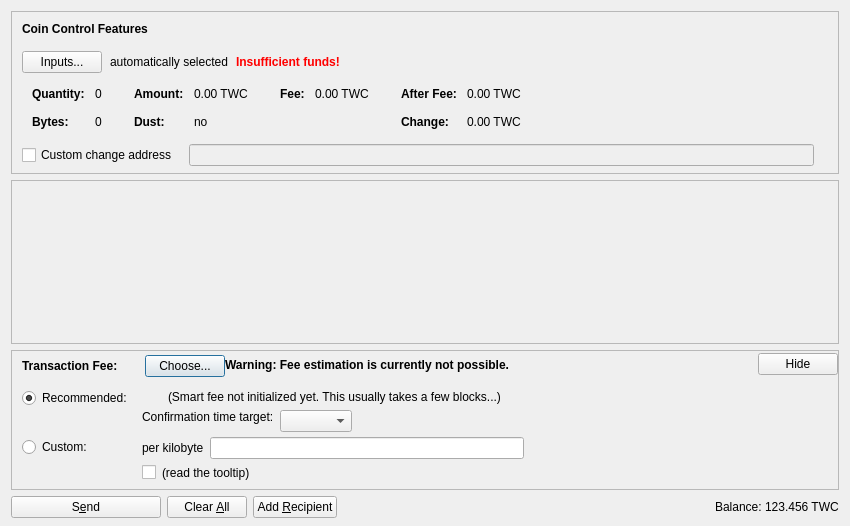
<?xml version="1.0" encoding="UTF-8"?>
<ui version="4.0">
 <class>SendCoinsDialog</class>
 <widget class="QDialog" name="SendCoinsDialog">
  <property name="geometry">
   <rect>
    <x>0</x>
    <y>0</y>
    <width>850</width>
    <height>526</height>
   </rect>
  </property>
  <property name="windowTitle">
   <string>Send Coins</string>
  </property>
  <layout class="QVBoxLayout" name="verticalLayout" stretch="0,1,0,0">
   <property name="bottomMargin">
    <number>8</number>
   </property>
   <item>
    <widget class="QFrame" name="frameCoinControl">
     <property name="sizePolicy">
      <sizepolicy hsizetype="Expanding" vsizetype="Expanding">
       <horstretch>0</horstretch>
       <verstretch>0</verstretch>
      </sizepolicy>
     </property>
     <property name="maximumSize">
      <size>
       <width>16777215</width>
       <height>16777215</height>
      </size>
     </property>
     <property name="frameShape">
      <enum>QFrame::StyledPanel</enum>
     </property>
     <property name="frameShadow">
      <enum>QFrame::Sunken</enum>
     </property>
     <layout class="QVBoxLayout" name="verticalLayoutCoinControl2">
      <property name="spacing">
       <number>0</number>
      </property>
      <property name="leftMargin">
       <number>0</number>
      </property>
      <property name="topMargin">
       <number>0</number>
      </property>
      <property name="rightMargin">
       <number>0</number>
      </property>
      <property name="bottomMargin">
       <number>6</number>
      </property>
      <item>
       <layout class="QVBoxLayout" name="verticalLayoutCoinControl" stretch="0,0,0,0,1">
        <property name="spacing">
         <number>0</number>
        </property>
        <property name="leftMargin">
         <number>10</number>
        </property>
        <property name="topMargin">
         <number>10</number>
        </property>
        <item>
         <layout class="QHBoxLayout" name="horizontalLayoutCoinControl1">
          <property name="bottomMargin">
           <number>15</number>
          </property>
          <item>
           <widget class="QLabel" name="labelCoinControlFeatures">
            <property name="sizePolicy">
             <sizepolicy hsizetype="Preferred" vsizetype="Maximum">
              <horstretch>0</horstretch>
              <verstretch>0</verstretch>
             </sizepolicy>
            </property>
            <property name="font">
             <font>
              <weight>75</weight>
              <bold>true</bold>
             </font>
            </property>
            <property name="styleSheet">
             <string notr="true">font-weight:bold;</string>
            </property>
            <property name="text">
             <string>Coin Control Features</string>
            </property>
           </widget>
          </item>
         </layout>
        </item>
        <item>
         <layout class="QHBoxLayout" name="horizontalLayoutCoinControl2" stretch="0,0,0,0">
          <property name="spacing">
           <number>8</number>
          </property>
          <property name="bottomMargin">
           <number>10</number>
          </property>
          <item>
           <widget class="QPushButton" name="pushButtonCoinControl">
            <property name="styleSheet">
             <string notr="true"/>
            </property>
            <property name="text">
             <string>Inputs...</string>
            </property>
            <property name="autoDefault">
             <bool>false</bool>
            </property>
           </widget>
          </item>
          <item>
           <widget class="QLabel" name="labelCoinControlAutomaticallySelected">
            <property name="text">
             <string>automatically selected</string>
            </property>
            <property name="margin">
             <number>5</number>
            </property>
           </widget>
          </item>
          <item>
           <widget class="QLabel" name="labelCoinControlInsuffFunds">
            <property name="font">
             <font>
              <weight>75</weight>
              <bold>true</bold>
             </font>
            </property>
            <property name="styleSheet">
             <string notr="true">color:red;font-weight:bold;</string>
            </property>
            <property name="text">
             <string>Insufficient funds!</string>
            </property>
            <property name="margin">
             <number>5</number>
            </property>
           </widget>
          </item>
          <item>
           <spacer name="horizontalSpacerCoinControl">
            <property name="orientation">
             <enum>Qt::Horizontal</enum>
            </property>
            <property name="sizeHint" stdset="0">
             <size>
              <width>40</width>
              <height>1</height>
             </size>
            </property>
           </spacer>
          </item>
         </layout>
        </item>
        <item>
         <widget class="QWidget" name="widgetCoinControl" native="true">
          <property name="sizePolicy">
           <sizepolicy hsizetype="Preferred" vsizetype="Preferred">
            <horstretch>0</horstretch>
            <verstretch>0</verstretch>
           </sizepolicy>
          </property>
          <property name="minimumSize">
           <size>
            <width>0</width>
            <height>0</height>
           </size>
          </property>
          <property name="styleSheet">
           <string notr="true"/>
          </property>
          <layout class="QHBoxLayout" name="horizontalLayoutCoinControl5">
           <property name="leftMargin">
            <number>0</number>
           </property>
           <property name="topMargin">
            <number>0</number>
           </property>
           <property name="rightMargin">
            <number>0</number>
           </property>
           <property name="bottomMargin">
            <number>0</number>
           </property>
           <item>
            <layout class="QHBoxLayout" name="horizontalLayoutCoinControl3" stretch="0,0,0,1">
             <property name="spacing">
              <number>20</number>
             </property>
             <property name="topMargin">
              <number>0</number>
             </property>
             <property name="bottomMargin">
              <number>10</number>
             </property>
             <item>
              <layout class="QFormLayout" name="formLayoutCoinControl1">
               <property name="horizontalSpacing">
                <number>10</number>
               </property>
               <property name="verticalSpacing">
                <number>14</number>
               </property>
               <property name="leftMargin">
                <number>10</number>
               </property>
               <property name="topMargin">
                <number>4</number>
               </property>
               <property name="rightMargin">
                <number>6</number>
               </property>
               <item row="0" column="0">
                <widget class="QLabel" name="labelCoinControlQuantityText">
                 <property name="font">
                  <font>
                   <weight>75</weight>
                   <bold>true</bold>
                  </font>
                 </property>
                 <property name="text">
                  <string>Quantity:</string>
                 </property>
                 <property name="margin">
                  <number>0</number>
                 </property>
                </widget>
               </item>
               <item row="0" column="1">
                <widget class="QLabel" name="labelCoinControlQuantity">
                 <property name="cursor">
                  <cursorShape>IBeamCursor</cursorShape>
                 </property>
                 <property name="contextMenuPolicy">
                  <enum>Qt::ActionsContextMenu</enum>
                 </property>
                 <property name="text">
                  <string notr="true">0</string>
                 </property>
                 <property name="margin">
                  <number>0</number>
                 </property>
                 <property name="textInteractionFlags">
                  <set>Qt::LinksAccessibleByMouse|Qt::TextSelectableByKeyboard|Qt::TextSelectableByMouse</set>
                 </property>
                </widget>
               </item>
               <item row="1" column="0">
                <widget class="QLabel" name="labelCoinControlBytesText">
                 <property name="font">
                  <font>
                   <weight>75</weight>
                   <bold>true</bold>
                  </font>
                 </property>
                 <property name="text">
                  <string>Bytes:</string>
                 </property>
                </widget>
               </item>
               <item row="1" column="1">
                <widget class="QLabel" name="labelCoinControlBytes">
                 <property name="cursor">
                  <cursorShape>IBeamCursor</cursorShape>
                 </property>
                 <property name="contextMenuPolicy">
                  <enum>Qt::ActionsContextMenu</enum>
                 </property>
                 <property name="text">
                  <string notr="true">0</string>
                 </property>
                 <property name="textInteractionFlags">
                  <set>Qt::LinksAccessibleByMouse|Qt::TextSelectableByKeyboard|Qt::TextSelectableByMouse</set>
                 </property>
                </widget>
               </item>
              </layout>
             </item>
             <item>
              <layout class="QFormLayout" name="formLayoutCoinControl2">
               <property name="horizontalSpacing">
                <number>10</number>
               </property>
               <property name="verticalSpacing">
                <number>14</number>
               </property>
               <property name="leftMargin">
                <number>6</number>
               </property>
               <property name="topMargin">
                <number>4</number>
               </property>
               <property name="rightMargin">
                <number>6</number>
               </property>
               <item row="0" column="0">
                <widget class="QLabel" name="labelCoinControlAmountText">
                 <property name="font">
                  <font>
                   <weight>75</weight>
                   <bold>true</bold>
                  </font>
                 </property>
                 <property name="text">
                  <string>Amount:</string>
                 </property>
                 <property name="margin">
                  <number>0</number>
                 </property>
                </widget>
               </item>
               <item row="0" column="1">
                <widget class="QLabel" name="labelCoinControlAmount">
                 <property name="cursor">
                  <cursorShape>IBeamCursor</cursorShape>
                 </property>
                 <property name="contextMenuPolicy">
                  <enum>Qt::ActionsContextMenu</enum>
                 </property>
                 <property name="text">
                  <string notr="true">0.00 TWC</string>
                 </property>
                 <property name="textInteractionFlags">
                  <set>Qt::LinksAccessibleByMouse|Qt::TextSelectableByKeyboard|Qt::TextSelectableByMouse</set>
                 </property>
                </widget>
               </item>
               <item row="1" column="0">
                <widget class="QLabel" name="labelCoinControlLowOutputText">
                 <property name="font">
                  <font>
                   <weight>75</weight>
                   <bold>true</bold>
                  </font>
                 </property>
                 <property name="text">
                  <string>Dust:</string>
                 </property>
                </widget>
               </item>
               <item row="1" column="1">
                <widget class="QLabel" name="labelCoinControlLowOutput">
                 <property name="cursor">
                  <cursorShape>IBeamCursor</cursorShape>
                 </property>
                 <property name="contextMenuPolicy">
                  <enum>Qt::ActionsContextMenu</enum>
                 </property>
                 <property name="text">
                  <string notr="true">no</string>
                 </property>
                 <property name="textInteractionFlags">
                  <set>Qt::LinksAccessibleByMouse|Qt::TextSelectableByKeyboard|Qt::TextSelectableByMouse</set>
                 </property>
                </widget>
               </item>
              </layout>
             </item>
             <item>
              <layout class="QFormLayout" name="formLayoutCoinControl3">
               <property name="horizontalSpacing">
                <number>10</number>
               </property>
               <property name="verticalSpacing">
                <number>14</number>
               </property>
               <property name="leftMargin">
                <number>6</number>
               </property>
               <property name="topMargin">
                <number>4</number>
               </property>
               <property name="rightMargin">
                <number>6</number>
               </property>
               <item row="0" column="0">
                <widget class="QLabel" name="labelCoinControlFeeText">
                 <property name="font">
                  <font>
                   <weight>75</weight>
                   <bold>true</bold>
                  </font>
                 </property>
                 <property name="text">
                  <string>Fee:</string>
                 </property>
                 <property name="margin">
                  <number>0</number>
                 </property>
                </widget>
               </item>
               <item row="0" column="1">
                <widget class="QLabel" name="labelCoinControlFee">
                 <property name="cursor">
                  <cursorShape>IBeamCursor</cursorShape>
                 </property>
                 <property name="contextMenuPolicy">
                  <enum>Qt::ActionsContextMenu</enum>
                 </property>
                 <property name="text">
                  <string notr="true">0.00 TWC</string>
                 </property>
                 <property name="textInteractionFlags">
                  <set>Qt::LinksAccessibleByMouse|Qt::TextSelectableByKeyboard|Qt::TextSelectableByMouse</set>
                 </property>
                </widget>
               </item>
              </layout>
             </item>
             <item>
              <layout class="QFormLayout" name="formLayoutCoinControl4">
               <property name="horizontalSpacing">
                <number>10</number>
               </property>
               <property name="verticalSpacing">
                <number>14</number>
               </property>
               <property name="leftMargin">
                <number>6</number>
               </property>
               <property name="topMargin">
                <number>4</number>
               </property>
               <property name="rightMargin">
                <number>6</number>
               </property>
               <item row="0" column="0">
                <widget class="QLabel" name="labelCoinControlAfterFeeText">
                 <property name="font">
                  <font>
                   <weight>75</weight>
                   <bold>true</bold>
                  </font>
                 </property>
                 <property name="text">
                  <string>After Fee:</string>
                 </property>
                 <property name="margin">
                  <number>0</number>
                 </property>
                </widget>
               </item>
               <item row="0" column="1">
                <widget class="QLabel" name="labelCoinControlAfterFee">
                 <property name="cursor">
                  <cursorShape>IBeamCursor</cursorShape>
                 </property>
                 <property name="contextMenuPolicy">
                  <enum>Qt::ActionsContextMenu</enum>
                 </property>
                 <property name="text">
                  <string notr="true">0.00 TWC</string>
                 </property>
                 <property name="textInteractionFlags">
                  <set>Qt::LinksAccessibleByMouse|Qt::TextSelectableByKeyboard|Qt::TextSelectableByMouse</set>
                 </property>
                </widget>
               </item>
               <item row="1" column="0">
                <widget class="QLabel" name="labelCoinControlChangeText">
                 <property name="font">
                  <font>
                   <weight>75</weight>
                   <bold>true</bold>
                  </font>
                 </property>
                 <property name="text">
                  <string>Change:</string>
                 </property>
                </widget>
               </item>
               <item row="1" column="1">
                <widget class="QLabel" name="labelCoinControlChange">
                 <property name="cursor">
                  <cursorShape>IBeamCursor</cursorShape>
                 </property>
                 <property name="contextMenuPolicy">
                  <enum>Qt::ActionsContextMenu</enum>
                 </property>
                 <property name="text">
                  <string notr="true">0.00 TWC</string>
                 </property>
                 <property name="textInteractionFlags">
                  <set>Qt::LinksAccessibleByMouse|Qt::TextSelectableByKeyboard|Qt::TextSelectableByMouse</set>
                 </property>
                </widget>
               </item>
              </layout>
             </item>
            </layout>
           </item>
          </layout>
         </widget>
        </item>
        <item>
         <layout class="QHBoxLayout" name="horizontalLayoutCoinControl4" stretch="0,0,0">
          <property name="spacing">
           <number>12</number>
          </property>
          <property name="sizeConstraint">
           <enum>QLayout::SetDefaultConstraint</enum>
          </property>
          <property name="topMargin">
           <number>5</number>
          </property>
          <property name="rightMargin">
           <number>5</number>
          </property>
          <item>
           <widget class="QCheckBox" name="checkBoxCoinControlChange">
            <property name="toolTip">
             <string>If this is activated, but the change address is empty or invalid, change will be sent to a newly generated address.</string>
            </property>
            <property name="text">
             <string>Custom change address</string>
            </property>
           </widget>
          </item>
          <item>
           <widget class="QValidatedLineEdit" name="lineEditCoinControlChange">
            <property name="enabled">
             <bool>false</bool>
            </property>
            <property name="sizePolicy">
             <sizepolicy hsizetype="Expanding" vsizetype="Fixed">
              <horstretch>0</horstretch>
              <verstretch>0</verstretch>
             </sizepolicy>
            </property>
           </widget>
          </item>
          <item>
           <widget class="QLabel" name="labelCoinControlChangeLabel">
            <property name="sizePolicy">
             <sizepolicy hsizetype="Preferred" vsizetype="Expanding">
              <horstretch>0</horstretch>
              <verstretch>0</verstretch>
             </sizepolicy>
            </property>
            <property name="minimumSize">
             <size>
              <width>0</width>
              <height>0</height>
             </size>
            </property>
            <property name="text">
             <string/>
            </property>
            <property name="margin">
             <number>3</number>
            </property>
           </widget>
          </item>
         </layout>
        </item>
        <item>
         <spacer name="verticalSpacerCoinControl">
          <property name="orientation">
           <enum>Qt::Vertical</enum>
          </property>
          <property name="sizeHint" stdset="0">
           <size>
            <width>800</width>
            <height>1</height>
           </size>
          </property>
         </spacer>
        </item>
       </layout>
      </item>
     </layout>
    </widget>
   </item>
   <item>
    <widget class="QScrollArea" name="scrollArea">
     <property name="widgetResizable">
      <bool>true</bool>
     </property>
     <widget class="QWidget" name="scrollAreaWidgetContents">
      <property name="geometry">
       <rect>
        <x>0</x>
        <y>0</y>
        <width>830</width>
        <height>104</height>
       </rect>
      </property>
      <layout class="QVBoxLayout" name="verticalLayout_2" stretch="0,1">
       <property name="leftMargin">
        <number>0</number>
       </property>
       <property name="topMargin">
        <number>0</number>
       </property>
       <property name="rightMargin">
        <number>0</number>
       </property>
       <property name="bottomMargin">
        <number>0</number>
       </property>
       <item>
        <layout class="QVBoxLayout" name="entries">
         <property name="spacing">
          <number>6</number>
         </property>
        </layout>
       </item>
       <item>
        <spacer name="verticalSpacer">
         <property name="orientation">
          <enum>Qt::Vertical</enum>
         </property>
         <property name="sizeHint" stdset="0">
          <size>
           <width>20</width>
           <height>40</height>
          </size>
         </property>
        </spacer>
       </item>
      </layout>
     </widget>
    </widget>
   </item>
   <item>
    <widget class="QFrame" name="frameFee">
     <property name="sizePolicy">
      <sizepolicy hsizetype="Expanding" vsizetype="Expanding">
       <horstretch>0</horstretch>
       <verstretch>0</verstretch>
      </sizepolicy>
     </property>
     <property name="maximumSize">
      <size>
       <width>16777215</width>
       <height>16777215</height>
      </size>
     </property>
     <property name="frameShape">
      <enum>QFrame::StyledPanel</enum>
     </property>
     <property name="frameShadow">
      <enum>QFrame::Sunken</enum>
     </property>
     <layout class="QVBoxLayout" name="verticalLayoutFee1">
      <property name="spacing">
       <number>0</number>
      </property>
      <property name="leftMargin">
       <number>0</number>
      </property>
      <property name="topMargin">
       <number>0</number>
      </property>
      <property name="rightMargin">
       <number>0</number>
      </property>
      <property name="bottomMargin">
       <number>0</number>
      </property>
      <item>
       <layout class="QVBoxLayout" name="verticalLayoutFee2" stretch="0,0,0">
        <property name="spacing">
         <number>0</number>
        </property>
        <property name="leftMargin">
         <number>10</number>
        </property>
        <property name="topMargin">
         <number>0</number>
        </property>
        <item>
         <layout class="QHBoxLayout" name="horizontalLayoutFee1">
          <property name="bottomMargin">
           <number>0</number>
          </property>
          <item>
           <layout class="QVBoxLayout" name="verticalLayoutFee7">
            <property name="spacing">
             <number>0</number>
            </property>
            <item>
             <spacer name="verticalSpacerSmartFee">
              <property name="orientation">
               <enum>Qt::Vertical</enum>
              </property>
              <property name="sizeType">
               <enum>QSizePolicy::Fixed</enum>
              </property>
              <property name="sizeHint" stdset="0">
               <size>
                <width>1</width>
                <height>4</height>
               </size>
              </property>
             </spacer>
            </item>
            <item>
             <layout class="QHBoxLayout" name="horizontalLayoutSmartFee">
              <property name="spacing">
               <number>10</number>
              </property>
              <item>
               <widget class="QLabel" name="labelFeeHeadline">
                <property name="sizePolicy">
                 <sizepolicy hsizetype="Preferred" vsizetype="Maximum">
                  <horstretch>0</horstretch>
                  <verstretch>0</verstretch>
                 </sizepolicy>
                </property>
                <property name="font">
                 <font>
                  <weight>75</weight>
                  <bold>true</bold>
                 </font>
                </property>
                <property name="styleSheet">
                 <string notr="true">font-weight:bold;</string>
                </property>
                <property name="text">
                 <string>Transaction Fee:</string>
                </property>
               </widget>
              </item>
              <item>
               <widget class="QLabel" name="labelFeeMinimized">
                <property name="text">
                 <string/>
                </property>
               </widget>
              </item>
              <item>
               <widget class="QPushButton" name="buttonChooseFee">
                <property name="text">
                 <string>Choose...</string>
                </property>
               </widget>
              </item>
             </layout>
            </item>
            <item>
             <spacer name="verticalSpacer_5">
              <property name="orientation">
               <enum>Qt::Vertical</enum>
              </property>
              <property name="sizeHint" stdset="0">
               <size>
                <width>1</width>
                <height>1</height>
               </size>
              </property>
             </spacer>
            </item>
           </layout>
          </item>
          <item>
           <widget class="QLabel" name="fallbackFeeWarningLabel">
            <property name="toolTip">
             <string>Using the fallbackfee can result in sending a transaction that will take several hours or days (or never) to confirm. Consider choosing your fee manually or wait until you have validated the complete chain.</string>
            </property>
            <property name="font">
            <font>
                <weight>75</weight>
                <bold>true</bold>
            </font>
            </property>
            <property name="text">
             <string>Warning: Fee estimation is currently not possible.</string>
            </property>
            <property name="wordWrap">
             <bool>false</bool>
            </property>
           </widget>
          </item>
          <item>
           <spacer name="horizontalSpacer_4">
            <property name="orientation">
             <enum>Qt::Horizontal</enum>
            </property>
            <property name="sizeType">
             <enum>QSizePolicy::MinimumExpanding</enum>
            </property>
            <property name="sizeHint" stdset="0">
             <size>
              <width>40</width>
              <height>20</height>
             </size>
            </property>
           </spacer>
          </item>
          <item>
           <widget class="QPushButton" name="buttonMinimizeFee">
            <property name="toolTip">
             <string>collapse fee-settings</string>
            </property>
            <property name="text">
             <string>Hide</string>
            </property>
           </widget>
          </item>
         </layout>
        </item>
        <item>
         <widget class="QFrame" name="frameFeeSelection">
          <layout class="QVBoxLayout" name="verticalLayoutFee12">
           <property name="spacing">
            <number>0</number>
           </property>
           <property name="leftMargin">
            <number>0</number>
           </property>
           <property name="topMargin">
            <number>0</number>
           </property>
           <property name="rightMargin">
            <number>0</number>
           </property>
           <property name="bottomMargin">
            <number>0</number>
           </property>
           <item>
            <layout class="QGridLayout" name="gridLayoutFee">
             <property name="topMargin">
              <number>10</number>
             </property>
             <property name="bottomMargin">
              <number>4</number>
             </property>
             <property name="horizontalSpacing">
              <number>10</number>
             </property>
             <property name="verticalSpacing">
              <number>4</number>
             </property>
             <item row="1" column="1">
              <layout class="QVBoxLayout" name="verticalLayoutFee8">
               <property name="spacing">
                <number>6</number>
               </property>
               <item>
                <layout class="QHBoxLayout" name="horizontalLayoutFee13">
                 <item>
                  <widget class="QLabel" name="labelCustomPerKilobyte">
                   <property name="toolTip">
                    <string>Specify a custom fee per kB (1,000 bytes) of the transaction's virtual size.

Note:  Since the fee is calculated on a per-byte basis, a fee of "100 satoshis per kB" for a transaction size of 500 bytes (half of 1 kB) would ultimately yield a fee of only 50 satoshis.</string>
                   </property>
                   <property name="text">
                    <string>per kilobyte</string>
                   </property>
                  </widget>
                 </item>
                 <item>
                  <widget class="BitcoinAmountField" name="customFee"/>
                 </item>
                 <item>
                  <spacer name="horizontalSpacer_6">
                   <property name="orientation">
                    <enum>Qt::Horizontal</enum>
                   </property>
                   <property name="sizeHint" stdset="0">
                    <size>
                     <width>1</width>
                     <height>1</height>
                    </size>
                   </property>
                  </spacer>
                 </item>
                </layout>
               </item>
               <item>
                <layout class="QHBoxLayout" name="horizontalLayoutFee8">
                 <item>
                  <widget class="QCheckBox" name="checkBoxMinimumFee">
                   <property name="toolTip">
                    <string>Paying only the minimum fee is just fine as long as there is less transaction volume than space in the blocks. But be aware that this can end up in a never confirming transaction once there is more demand for twincoin transactions than the network can process.</string>
                   </property>
                   <property name="text">
                    <string/>
                   </property>
                  </widget>
                 </item>
                 <item>
                  <widget class="QLabel" name="labelMinFeeWarning">
                   <property name="enabled">
                    <bool>true</bool>
                   </property>
                   <property name="toolTip">
                    <string>Paying only the minimum fee is just fine as long as there is less transaction volume than space in the blocks. But be aware that this can end up in a never confirming transaction once there is more demand for twincoin transactions than the network can process.</string>
                   </property>
                   <property name="text">
                    <string>(read the tooltip)</string>
                   </property>
                   <property name="margin">
                    <number>5</number>
                   </property>
                  </widget>
                 </item>
                 <item>
                  <spacer name="horizontalSpacer_2">
                   <property name="orientation">
                    <enum>Qt::Horizontal</enum>
                   </property>
                   <property name="sizeHint" stdset="0">
                    <size>
                     <width>1</width>
                     <height>1</height>
                    </size>
                   </property>
                  </spacer>
                 </item>
                </layout>
               </item>
              </layout>
             </item>
             <item row="0" column="0">
              <layout class="QVBoxLayout" name="verticalLayoutFee4" stretch="0,1">
               <item>
                <widget class="QRadioButton" name="radioSmartFee">
                 <property name="text">
                  <string>Recommended:</string>
                 </property>
                 <property name="checked">
                  <bool>true</bool>
                 </property>
                 <attribute name="buttonGroup">
                  <string notr="true">groupFee</string>
                 </attribute>
                </widget>
               </item>
               <item>
                <spacer name="verticalSpacer_2">
                 <property name="orientation">
                  <enum>Qt::Vertical</enum>
                 </property>
                 <property name="sizeHint" stdset="0">
                  <size>
                   <width>1</width>
                   <height>1</height>
                  </size>
                 </property>
                </spacer>
               </item>
              </layout>
             </item>
             <item row="1" column="0">
              <layout class="QVBoxLayout" name="verticalLayoutFee9" stretch="0,1">
               <item>
                <widget class="QRadioButton" name="radioCustomFee">
                 <property name="text">
                  <string>Custom:</string>
                 </property>
                 <attribute name="buttonGroup">
                  <string notr="true">groupFee</string>
                 </attribute>
                </widget>
               </item>
               <item>
                <spacer name="verticalSpacer_6">
                 <property name="orientation">
                  <enum>Qt::Vertical</enum>
                 </property>
                 <property name="sizeHint" stdset="0">
                  <size>
                   <width>1</width>
                   <height>1</height>
                  </size>
                 </property>
                </spacer>
               </item>
              </layout>
             </item>
             <item row="0" column="1">
              <layout class="QVBoxLayout" name="verticalLayoutFee3" stretch="0,0,1">
               <property name="spacing">
                <number>6</number>
               </property>
               <property name="topMargin">
                <number>2</number>
               </property>
               <item>
                <layout class="QHBoxLayout" name="horizontalLayoutFee12">
                 <item>
                  <widget class="QLabel" name="labelSmartFee">
                   <property name="text">
                    <string/>
                   </property>
                   <property name="margin">
                    <number>2</number>
                   </property>
                  </widget>
                 </item>
                 <item>
                  <widget class="QLabel" name="labelFeeEstimation">
                   <property name="text">
                    <string/>
                   </property>
                  </widget>
                 </item>
                 <item>
                  <widget class="QLabel" name="labelSmartFee2">
                   <property name="text">
                    <string>(Smart fee not initialized yet. This usually takes a few blocks...)</string>
                   </property>
                   <property name="margin">
                    <number>2</number>
                   </property>
                  </widget>
                 </item>
                 <item>
                  <spacer name="horizontalSpacer_5">
                   <property name="orientation">
                    <enum>Qt::Horizontal</enum>
                   </property>
                   <property name="sizeHint" stdset="0">
                    <size>
                     <width>1</width>
                     <height>1</height>
                    </size>
                   </property>
                  </spacer>
                 </item>
                </layout>
               </item>
               <item>
                <layout class="QHBoxLayout" name="horizontalLayoutFee9">
                 <item>
                  <layout class="QVBoxLayout" name="verticalLayoutFee6">
                   <item>
                    <widget class="QLabel" name="labelSmartFee3">
                     <property name="text">
                      <string>Confirmation time target:</string>
                     </property>
                     <property name="margin">
                      <number>2</number>
                     </property>
                    </widget>
                   </item>
                   <item>
                    <spacer name="verticalSpacer_3">
                     <property name="orientation">
                      <enum>Qt::Vertical</enum>
                     </property>
                     <property name="sizeHint" stdset="0">
                      <size>
                       <width>1</width>
                       <height>1</height>
                      </size>
                     </property>
                    </spacer>
                   </item>
                  </layout>
                 </item>
                 <item>
                  <layout class="QVBoxLayout" name="verticalLayoutFee5">
                   <property name="rightMargin">
                    <number>30</number>
                   </property>
                   <item>
                    <layout class="QHBoxLayout" name="horizontalLayoutConfTarget">
                     <property name="bottomMargin">
                      <number>0</number>
                     </property>
                     <item>
                      <widget class="QComboBox" name="confTargetSelector"/>
                     </item>
                     <item>
                      <spacer name="horizontalSpacerConfTarget">
                       <property name="orientation">
                        <enum>Qt::Horizontal</enum>
                       </property>
                       <property name="sizeHint" stdset="0">
                        <size>
                         <width>40</width>
                         <height>20</height>
                        </size>
                       </property>
                      </spacer>
                     </item>
                    </layout>
                   </item>
                  </layout>
                 </item>
                </layout>
               </item>
               <item>
                <spacer name="verticalSpacer_4">
                 <property name="orientation">
                  <enum>Qt::Vertical</enum>
                 </property>
                 <property name="sizeHint" stdset="0">
                  <size>
                   <width>1</width>
                   <height>1</height>
                  </size>
                 </property>
                </spacer>
               </item>
              </layout>
             </item>
            </layout>
           </item>
          </layout>
         </widget>
        </item>
        <item>
         <spacer name="verticalSpacerFee">
          <property name="orientation">
           <enum>Qt::Vertical</enum>
          </property>
          <property name="sizeHint" stdset="0">
           <size>
            <width>40</width>
            <height>5</height>
           </size>
          </property>
         </spacer>
        </item>
       </layout>
      </item>
     </layout>
    </widget>
   </item>
   <item>
    <layout class="QHBoxLayout" name="horizontalLayout">
     <item>
      <widget class="QPushButton" name="sendButton">
       <property name="minimumSize">
        <size>
         <width>150</width>
         <height>0</height>
        </size>
       </property>
       <property name="toolTip">
        <string>Confirm the send action</string>
       </property>
       <property name="text">
        <string>S&amp;end</string>
       </property>
       <property name="icon">
        <iconset resource="../bitcoin.qrc">
         <normaloff>:/icons/send</normaloff>:/icons/send</iconset>
       </property>
       <property name="autoDefault">
        <bool>false</bool>
       </property>
       <property name="default">
        <bool>false</bool>
       </property>
      </widget>
     </item>
     <item>
      <widget class="QPushButton" name="clearButton">
       <property name="sizePolicy">
        <sizepolicy hsizetype="Minimum" vsizetype="Fixed">
         <horstretch>0</horstretch>
         <verstretch>0</verstretch>
        </sizepolicy>
       </property>
       <property name="toolTip">
        <string>Clear all fields of the form.</string>
       </property>
       <property name="text">
        <string>Clear &amp;All</string>
       </property>
       <property name="icon">
        <iconset resource="../bitcoin.qrc">
         <normaloff>:/icons/remove</normaloff>:/icons/remove</iconset>
       </property>
       <property name="autoDefault">
        <bool>false</bool>
       </property>
      </widget>
     </item>
     <item>
      <widget class="QPushButton" name="addButton">
       <property name="toolTip">
        <string>Send to multiple recipients at once</string>
       </property>
       <property name="text">
        <string>Add &amp;Recipient</string>
       </property>
       <property name="icon">
        <iconset resource="../bitcoin.qrc">
         <normaloff>:/icons/add</normaloff>:/icons/add</iconset>
       </property>
       <property name="autoDefault">
        <bool>false</bool>
       </property>
      </widget>
     </item>
     <item>
      <spacer name="horizontalSpacer">
       <property name="orientation">
        <enum>Qt::Horizontal</enum>
       </property>
       <property name="sizeHint" stdset="0">
        <size>
         <width>40</width>
         <height>20</height>
        </size>
       </property>
      </spacer>
     </item>
     <item>
      <layout class="QHBoxLayout" name="horizontalLayout_2">
       <property name="spacing">
        <number>3</number>
       </property>
       <item>
        <widget class="QLabel" name="label">
         <property name="sizePolicy">
          <sizepolicy hsizetype="Preferred" vsizetype="Fixed">
           <horstretch>0</horstretch>
           <verstretch>0</verstretch>
          </sizepolicy>
         </property>
         <property name="text">
          <string>Balance:</string>
         </property>
        </widget>
       </item>
       <item>
        <widget class="QLabel" name="labelBalance">
         <property name="sizePolicy">
          <sizepolicy hsizetype="Preferred" vsizetype="Fixed">
           <horstretch>0</horstretch>
           <verstretch>0</verstretch>
          </sizepolicy>
         </property>
         <property name="cursor">
          <cursorShape>IBeamCursor</cursorShape>
         </property>
         <property name="text">
          <string notr="true">123.456 TWC</string>
         </property>
         <property name="textInteractionFlags">
          <set>Qt::LinksAccessibleByMouse|Qt::TextSelectableByKeyboard|Qt::TextSelectableByMouse</set>
         </property>
        </widget>
       </item>
      </layout>
     </item>
    </layout>
   </item>
  </layout>
 </widget>
 <customwidgets>
  <customwidget>
   <class>QValidatedLineEdit</class>
   <extends>QLineEdit</extends>
   <header>qt/qvalidatedlineedit.h</header>
  </customwidget>
  <customwidget>
   <class>BitcoinAmountField</class>
   <extends>QLineEdit</extends>
   <header>qt/bitcoinamountfield.h</header>
   <container>1</container>
  </customwidget>
 </customwidgets>
 <resources>
  <include location="../bitcoin.qrc"/>
 </resources>
 <connections/>
 <buttongroups>
  <buttongroup name="groupFee"/>
 </buttongroups>
</ui>
